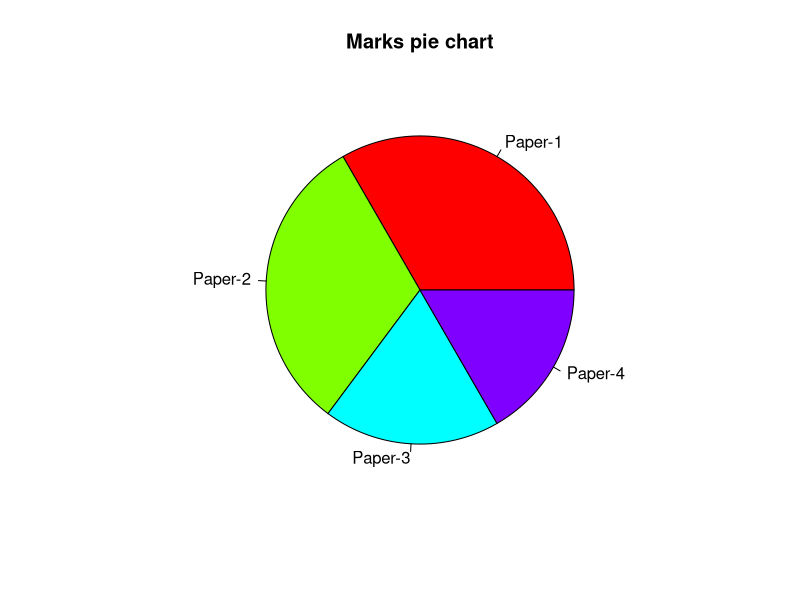

The R source for this figure:
# Create data for the graph.
x <- c(18, 17, 10, 9)
labels <- c("Paper-1", "Paper-2", "Paper-3", "Paper-4")
# Give the chart file a name.
# To display chart comment this line -- png(file = "/media/prasad/5348-7327/STTP-R/Code/marks.png")
png(file = "/media/prasad/5348-7327/STTP-R/Code/marks.png")
# Plot the chart with title and rainbow color pallet.
pie(x, labels, main="Marks pie chart", col=rainbow(length(x)))
# Save the file at the location described and is not displayed
# To display file comment this line -- dev.off()
dev.off()
